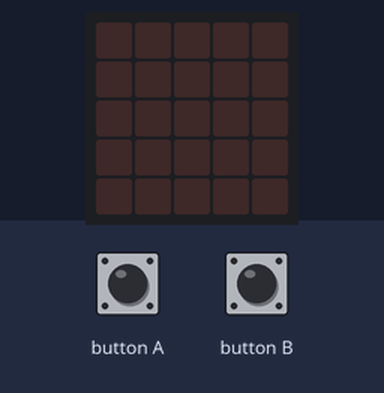
Simulated run of this program. Board: BBC micro:bit (MakeCode). On the bench: the board's 5×5 LED display. The test bench sets the inputs (shaded band). Dim RGB values are drawn brighter than linear.

Above: at 1.2 s.
1.3 s: button A pressed for 0.15 s
At 1.5 s:
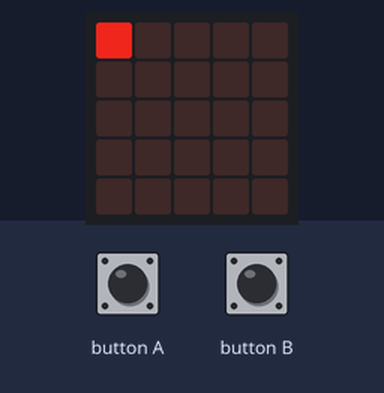
At 1.9 s:
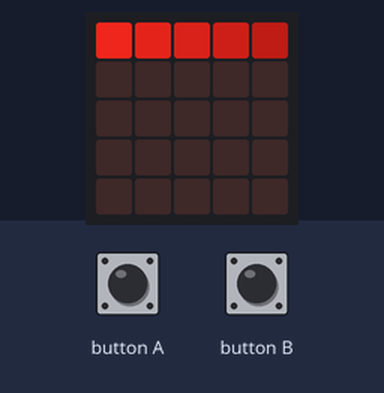
4.3 s: button B pressed for 0.15 s
At 4.7 s:
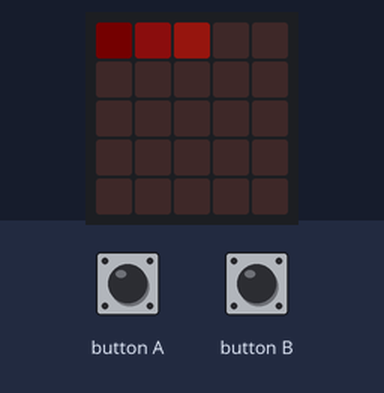
Timing chart, 0 to 7.3 s (numbered marks = the images above; inputs shaded):
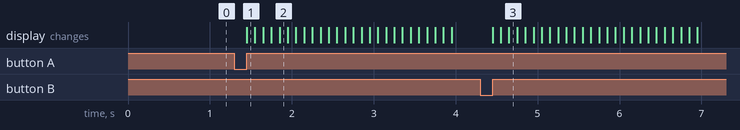

Measured:
- after the input at 1.3 s, the display: changes after 0.15 s (image 1)

The program:

main.ts
```typescript
input.onButtonPressed(Button.A, function () {
    for (let sor = 0; sor <= 4; sor++) {
        for (let oszlop = 0; oszlop <= 4; oszlop++) {
            led.plotBrightness(oszlop, sor, 200 - oszlop * 30 + 1)
            basic.pause(100)
        }
    }
    basic.clearScreen()
})
input.onButtonPressed(Button.B, function () {
    for (let sor2 = 0; sor2 <= 4; sor2++) {
        for (let oszlop2 = 0; oszlop2 <= 4; oszlop2++) {
            led.plotBrightness(oszlop2, sor2, oszlop2 * 10 + 1)
            basic.pause(100)
        }
    }
    basic.clearScreen()
})
basic.forever(function () {

})
```

test.ts
```typescript
// ide kerülnek a tesztek; a rendszer ezt nem kompilálja, ha a csomagot bővítményként használják.
```
